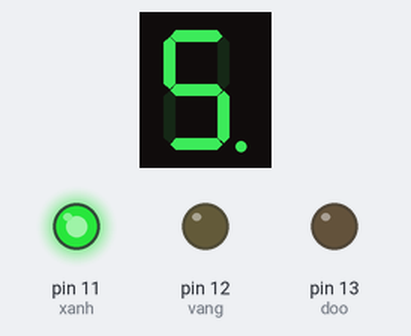
Bench run of a sketch on a simulated Arduino Uno, built with avr-gcc and run on an emulated ATmega328P. Shown: 1-digit seven-segment display, output pins drawn as LEDs (lit = HIGH). Wiring (inferred from the names in the program): 1-digit 7-segment display, segments lit when HIGH: segments pin 8, pin 7, pin 6, pin 5, pin 4, pin 3, pin 2, pin 5. The segment pins are drawn as the display they are named for; pins used as bus, display or sensor lines are not drawn.

Above: at 0.1 s.
At 6.1 s:
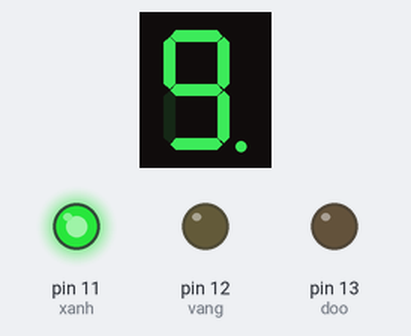
At 13.1 s:
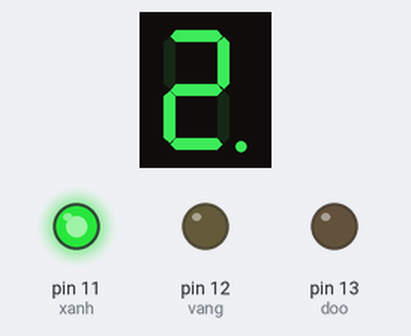
At 19.1 s:
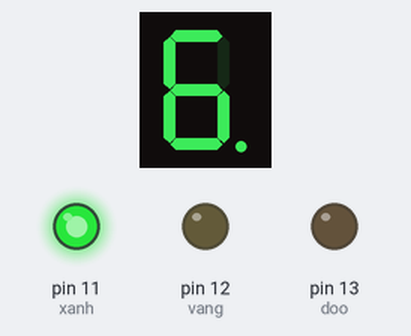
At 26.1 s:
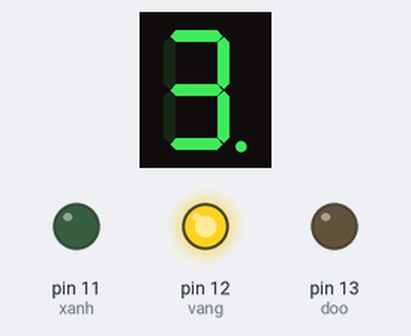
At 39.1 s:
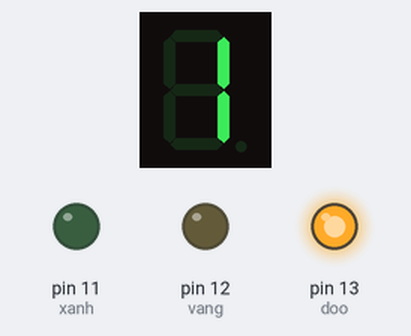
Timing chart, 0 to 40.0 s (numbered marks = the images above):
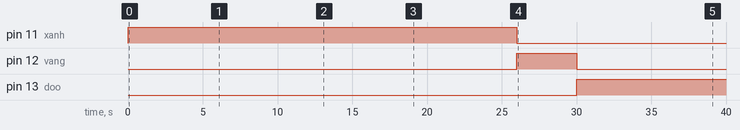

Measured:
- by itself, pin 11 (xanh): LOW → HIGH at 0.00 s, → LOW 26.0 s later
- by itself, pin 12 (vang): LOW → HIGH at 26.0 s, → LOW 4.0 s later
- by itself, pin 13 (doo): LOW → HIGH at 30.0 s
- what the display in image 1 shows lasts 1.0 s, from 6.0 s to 7.0 s

The sketch:

TrafficLights.ino
```cpp
const int aPin = 8;
const int bPin = 7;
const int cPin = 6;
const int dPin = 5;
const int ePin = 4;
const int fPin = 3;
const int gPin = 2;
unsigned char led7Hex[]= { 0x3F, 0x06, 0x5B, 0x4F, 0x66, 0x6D, 0x7D, 0x07, 0x7F, 0x6F};
int xanh = 11;
int vang =12;
int doo =13;
int xanhs = 25;
int vangs = 3;
int doos = 10;
void LED7_writeByte(unsigned char b){
  if(((b>>0) & 0x01) ==1){
    digitalWrite(aPin, HIGH);
  }
  else{
    digitalWrite(aPin, LOW);
  }
  if(((b>>1) & 0x01) ==1){
    digitalWrite(bPin, HIGH);
  }
  else{
    digitalWrite(bPin, LOW);
  }
  if(((b>>2) & 0x01) ==1){
    digitalWrite(cPin, HIGH);
  }
  else{
    digitalWrite(cPin, LOW);
  }
  if(((b>>3) & 0x01) ==1){
    digitalWrite(dPin, HIGH);
  }
  else{
    digitalWrite(dPin, LOW);
  }
  if(((b>>4) & 0x01) ==1){
    digitalWrite(ePin, HIGH);
  }
  else{
    digitalWrite(ePin, LOW);
  }
  if(((b>>5) & 0x01) ==1){
    digitalWrite(fPin, HIGH);
  }
  else{
    digitalWrite(fPin, LOW);
  }
  if(((b>>6) & 0x01) ==1){
    digitalWrite(gPin, HIGH);
  }
  else{
    digitalWrite(gPin, LOW);
  }
}
void setup(){
  pinMode(aPin, OUTPUT);
  pinMode(bPin, OUTPUT);
  pinMode(cPin, OUTPUT);
  pinMode(dPin, OUTPUT);
  pinMode(ePin, OUTPUT);
  pinMode(fPin, OUTPUT);
  pinMode(gPin, OUTPUT);
  pinMode(xanh, OUTPUT);
  pinMode(vang, OUTPUT);
  pinMode(doo, OUTPUT);
}
void loop(){

  digitalWrite(xanh,HIGH);
  for( int i=xanhs; i>=0; i--){
    LED7_writeByte(led7Hex[i%10]);
    delay(1000);
  }
  digitalWrite(xanh,LOW);
  digitalWrite(vang,HIGH);
  for( int i=vangs; i>=0; i--){
    LED7_writeByte(led7Hex[i%10]);
    delay(1000);
  }
  digitalWrite(vang,LOW);
  digitalWrite(doo,HIGH);
  for( int i= doos; i>=0; i--){
    LED7_writeByte(led7Hex[i%10]);
    delay(1000);
  }
  digitalWrite(doo,LOW);
}
```
